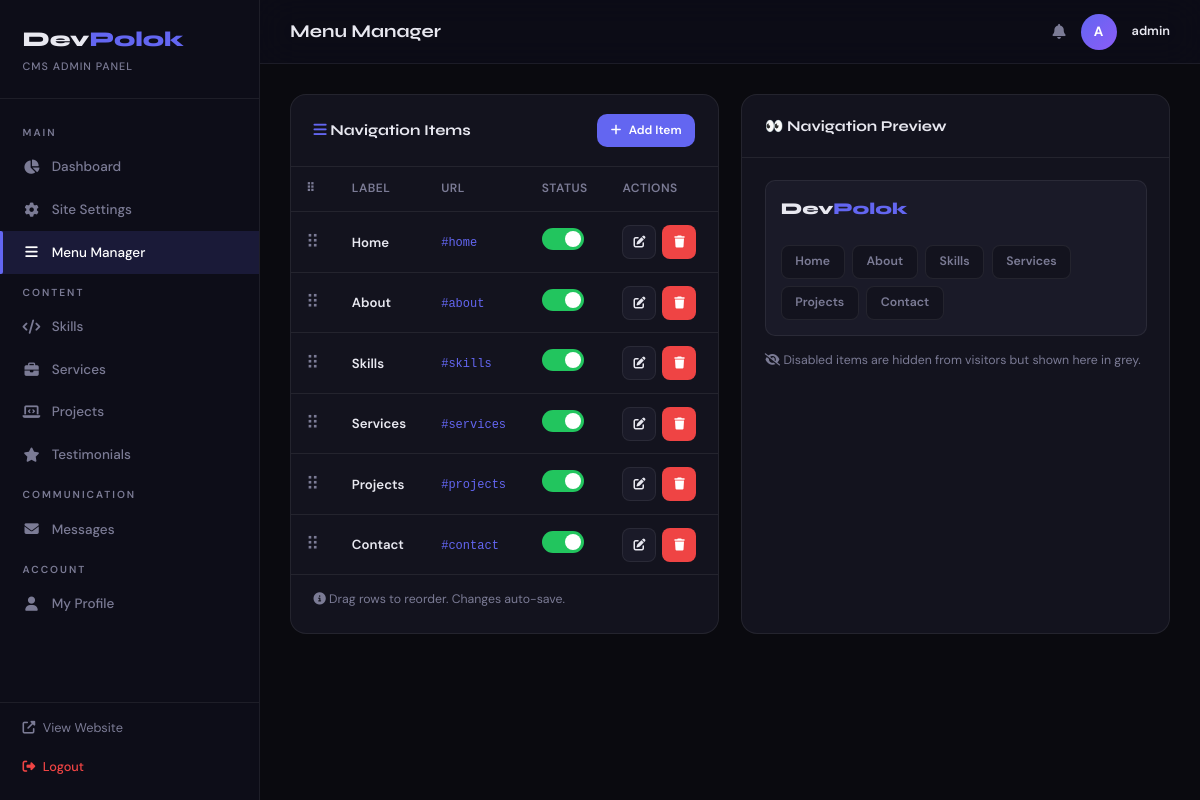
/devpolok/admin/menu.php (signed in), run on the app's committed database.
### tables this page shows
CREATE TABLE IF NOT EXISTS nav_menu (
    id INT AUTO_INCREMENT PRIMARY KEY,
    title VARCHAR(100) NOT NULL,
    url VARCHAR(255) NOT NULL,
    sort_order INT DEFAULT 0,
    is_active TINYINT(1) DEFAULT 1,
    created_at TIMESTAMP DEFAULT CURRENT_TIMESTAMP
);

### devpolok/config.php (called while the page is built, shortened)
<?php
function sanitize($input) {
    return htmlspecialchars(trim($input), ENT_QUOTES, 'UTF-8');
}

### devpolok/admin/menu.php (the view, shortened to what this page needs)
<?php
require_once 'includes/header.php';
$pdo = getDB();
$menuItems = $pdo->query("SELECT * FROM nav_menu ORDER BY sort_order ASC")->fetchAll();
$action = $_GET['action'] ?? 'list';
$editData = null;
?>
<?php if ($action === 'add' || $action === 'edit'): ?>
<div class="card">
    <div class="card-header">
        <span class="card-title"><?= $action==='edit'?'Edit Menu Item':'Add Menu Item' ?></span>
        <a href="menu.php" class="btn btn-sm btn-secondary"><i class="fas fa-arrow-left"></i> Back</a>
    </div>
    <div class="card-body">
        <form method="POST">
            <input type="hidden" name="action" value="save">
            <input type="hidden" name="id" value="<?= $editData['id'] ?? 0 ?>">
            <div class="form-row">
                <div class="form-group">
                    <label class="form-label">Menu Label *</label>
                    <input type="text" name="title" class="form-input" value="<?= sanitize($editData['title'] ?? '') ?>" required placeholder="e.g. About">
                </div>
                <div class="form-group">
                    <label class="form-label">URL / Anchor *</label>
                    <input type="text" name="url" class="form-input" value="<?= sanitize($editData['url'] ?? '') ?>" required placeholder="e.g. #about or /page.php">
                    <p class="form-hint">Use #section for same-page anchors, or full URL for other pages.</p>
                </div>
            </div>
            <div class="form-row">
                <div class="form-group">
                    <label class="form-label">Sort Order</label>
                    <input type="number" name="sort_order" class="form-input" value="<?= $editData['sort_order'] ?? count($menuItems)+1 ?>">
                </div>
            </div>
            <label class="toggle-switch" style="margin-bottom:1.5rem">
                <input type="checkbox" name="is_active" <?= ($editData['is_active']??1)?'checked':'' ?>>
                <span class="toggle-slider"></span>
                <span class="toggle-label">Show in Navigation</span>
            </label>
            <div style="display:flex;gap:0.75rem;margin-top:1rem">
                <button type="submit" class="btn btn-primary"><i class="fas fa-save"></i> Save</button>
                <a href="menu.php" class="btn btn-secondary">Cancel</a>
            </div>
        </form>
    </div>
</div>
<?php else: ?>
<div style="display:grid;grid-template-columns:1fr 1fr;gap:1.5rem">
    <div class="card">
        <div class="card-header">
            <span class="card-title"><i class="fas fa-bars" style="color:var(--primary)"></i> Navigation Items</span>
            <a href="menu.php?action=add" class="btn btn-sm btn-primary"><i class="fas fa-plus"></i> Add Item</a>
        </div>
        <div class="table-wrap">
            <table>
                <thead><tr><th>⠿</th><th>Label</th><th>URL</th><th>Status</th><th>Actions</th></tr></thead>
                <tbody id="sortableMenu">
                    <?php foreach ($menuItems as $item): ?>
                    <tr data-id="<?= $item['id'] ?>" style="cursor:grab">
                        <td style="color:var(--text-muted);font-size:1.2rem">⠿</td>
                        <td style="font-weight:600"><?= sanitize($item['title']) ?></td>
                        <td><code style="font-size:0.8rem;color:var(--primary)"><?= sanitize($item['url']) ?></code></td>
                        <td>
                            <form method="POST" style="display:inline">
                                <button class="toggle-switch" style="cursor:pointer" title="Toggle visibility">
                                    <span class="toggle-slider"></span>
                                </button>
                            </form>
                        </td>
                        <td>
                            <div class="td-actions">
                                <a href="menu.php?action=edit&id=<?= $item['id'] ?>" class="btn btn-sm btn-secondary btn-icon"><i class="fas fa-edit"></i></a>
                                <form method="POST" style="display:inline">
                                    <button class="btn btn-sm btn-danger btn-icon confirm-delete"><i class="fas fa-trash"></i></button>
                                </form>
                            </div>
                        </td>
                    </tr>
                    <?php endforeach; ?>
                </tbody>
            </table>
        </div>
        <div class="card-body" style="border-top:1px solid var(--border);padding-top:1rem">
            <p class="text-muted text-sm"><i class="fas fa-info-circle"></i> Drag rows to reorder. Changes auto-save.</p>
        </div>
    </div>
    <div class="card">
        <div class="card-header"><span class="card-title">👀 Navigation Preview</span></div>
        <div class="card-body">
            <div style="background:var(--bg-card-hover);border-radius:var(--radius);padding:1rem;display:flex;align-items:center;gap:1.5rem;flex-wrap:wrap;border:1px solid var(--border)">
                <span style="font-family:'Syne',sans-serif;font-weight:800;font-size:1.1rem">Dev<span style="color:var(--primary)">Polok</span></span>
                <div style="display:flex;gap:0.5rem;flex-wrap:wrap">
                    <?php foreach ($menuItems as $item): if (!$item['is_active']) continue; ?>
                    <a href="<?= sanitize($item['url']) ?>" style="padding:0.4rem 0.9rem;background:var(--bg-card);border:1px solid var(--border);border-radius:8px;font-size:0.82rem;font-weight:600;color:var(--text-muted)">
                        <?= sanitize($item['title']) ?>
                    </a>
                    <?php endforeach; ?>
                </div>
            </div>
            <p class="text-muted text-sm" style="margin-top:1rem"><i class="fas fa-eye-slash"></i> Disabled items are hidden from visitors but shown here in grey.</p>
        </div>
    </div>
</div>
<?php endif; ?>
<?php require_once 'includes/footer.php'; ?>

### devpolok/admin/assets/admin.css (style rules this page uses)
:root { --primary: #6366f1; --primary-dark: #4f46e5; --accent: #f59e0b; --success: #22c55e; --danger: #ef4444; --warning: #f59e0b; --info: #06b6d4; --font-display: 'Syne', sans-serif; --font-body: 'DM Sans', sans-serif; --radius: 10px; --radius-lg: 16px; --transition: all 0.25s ease; --sidebar-width: 260px; }
[data-theme="dark"] { --bg: #0a0a0f; --bg-secondary: #0f0f18; --bg-card: #13131e; --bg-card-hover: #1a1a28; --border: rgba(255,255,255,0.07); --text: #e8e8f0; --text-muted: #7b7b95; --text-secondary: #b0b0c8; --sidebar-bg: #0d0d18; --topbar-bg: rgba(13, 13, 24, 0.9); --shadow: rgba(0,0,0,0.5); --input-bg: #0f0f18; }
* { box-sizing: border-box; margin: 0; padding: 0; }
html { font-size: 15px; }
body { font-family: var(--font-body); background: var(--bg); color: var(--text); line-height: 1.6; }
a { text-decoration: none; color: inherit; }
button { cursor: pointer; border: none; background: none; font-family: inherit; }
.card { background: var(--bg-card); border: 1px solid var(--border); border-radius: var(--radius-lg); overflow: hidden; }
.card-header { padding: 1.25rem 1.5rem; border-bottom: 1px solid var(--border); display: flex; align-items: center; justify-content: space-between; }
.card-title { font-family: var(--font-display); font-size: 1rem; font-weight: 700; }
.card-body { padding: 1.5rem; }
.btn { display: inline-flex; align-items: center; gap: 0.5rem; padding: 0.65rem 1.25rem; border-radius: var(--radius); font-size: 0.88rem; font-weight: 600; transition: var(--transition); cursor: pointer; border: 1px solid transparent; font-family: var(--font-body); }
.btn-primary { background: var(--primary); color: white; }
.btn-danger { background: var(--danger); color: white; }
.btn-secondary { background: var(--bg-card-hover); color: var(--text); border-color: var(--border); }
.btn-sm { padding: 0.4rem 0.85rem; font-size: 0.8rem; }
.btn-icon { width: 34px; height: 34px; padding: 0; justify-content: center; border-radius: 8px; }
.table-wrap { overflow-x: auto; }
table { width: 100%; border-collapse: collapse; }
thead { border-bottom: 1px solid var(--border); }
thead th { padding: 0.85rem 1rem; text-align: left; font-size: 0.8rem; font-weight: 600; color: var(--text-muted); text-transform: uppercase; letter-spacing: 0.5px; white-space: nowrap; }
tbody tr { border-bottom: 1px solid var(--border); transition: background 0.15s; }
tbody td { padding: 0.85rem 1rem; font-size: 0.88rem; vertical-align: middle; }
tbody tr:last-child { border-bottom: none; }
.td-actions { display: flex; gap: 0.4rem; }
.toggle-switch { position: relative; display: inline-flex; align-items: center; gap: 0.5rem; cursor: pointer; }
.toggle-slider { width: 42px; height: 22px; background: var(--border); border-radius: 11px; position: relative; transition: background 0.25s; }
.toggle-slider::before { content: ''; position: absolute; width: 16px; height: 16px; background: white; border-radius: 50%; top: 3px; left: 3px; transition: transform 0.25s; }
.toggle-switch input:checked + .toggle-slider { background: var(--success); }
.toggle-switch input:checked + .toggle-slider::before { transform: translateX(20px); }
.text-muted { color: var(--text-muted); }
.text-sm { font-size: 0.82rem; }

### data on the page
nav_menu: title "Home", url "#home"
nav_menu: title "About", url "#about"
nav_menu: title "Skills", url "#skills"
nav_menu: title "Services", url "#services"
nav_menu: title "Projects", url "#projects"
nav_menu: title "Contact", url "#contact"

### other printed values
$label "Dashboard Site Settings Menu Manager Skills Services Projects Testimonials Messages My Profile"
$pageTitle "Menu Manager"
substr($_SESSION['admin_username'] ?? 'A', 0, 1) "A"
$_SESSION['admin_username'] "admin"
